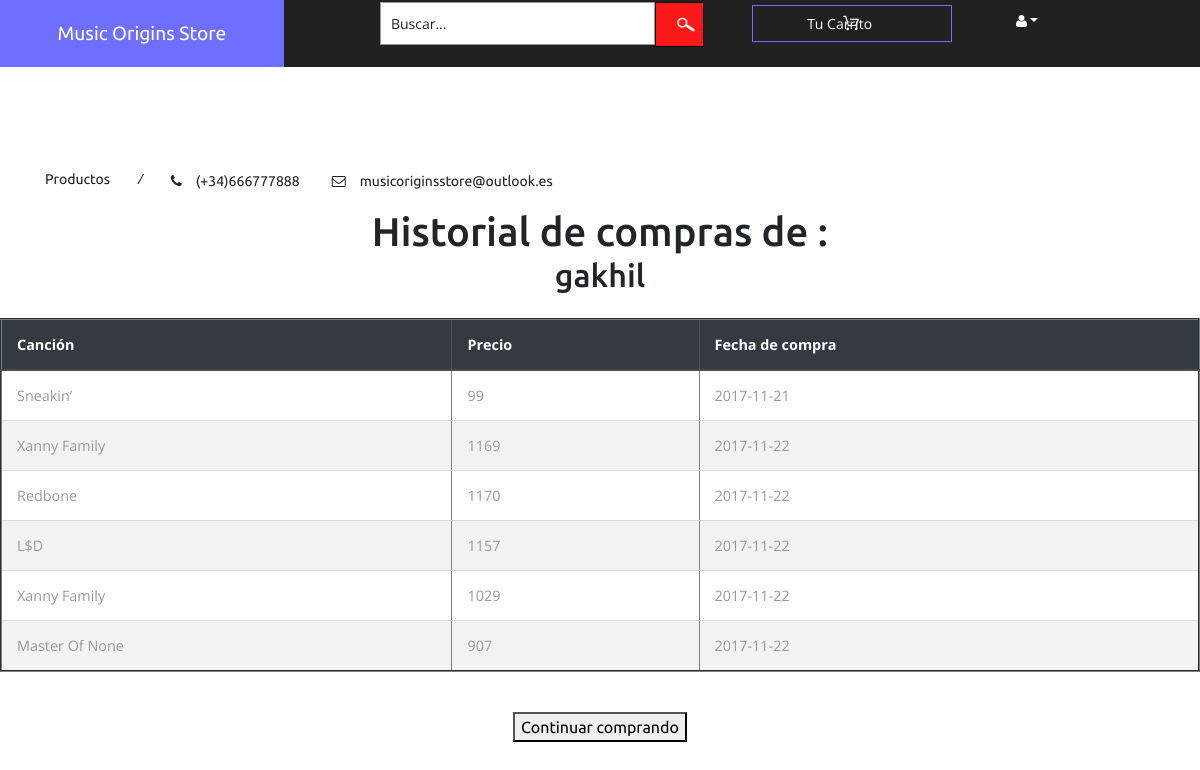
Page /pedidosanteriores.php (signed in) on the committed database.
### tables this page shows
CREATE TABLE `places` (
  `customer_id` int(11) NOT NULL,
  `order_id` int(11) NOT NULL,
  `track_id` int(11) NOT NULL,
  PRIMARY KEY (`order_id`,`customer_id`,`track_id`),
  KEY `track_id` (`track_id`),
  KEY `customer_id` (`customer_id`),
  CONSTRAINT `places_ibfk_1` FOREIGN KEY (`track_id`) REFERENCES `track` (`track_id`),
  CONSTRAINT `places_ibfk_2` FOREIGN KEY (`order_id`) REFERENCES `orders` (`order_id`),
  CONSTRAINT `places_ibfk_3` FOREIGN KEY (`customer_id`) REFERENCES `customer` (`customer_id`)
);

CREATE TABLE `track` (
  `track_id` int(11) NOT NULL,
  `name` varchar(20) DEFAULT NULL,
  `length` int(11) DEFAULT NULL,
  `release_date` date DEFAULT NULL,
  `language` varchar(20) DEFAULT NULL,
  `price` int(11) DEFAULT NULL,
  `danceability` varchar(20) DEFAULT NULL,
  `energy` varchar(20) DEFAULT NULL,
  `key` varchar(20) DEFAULT NULL,
  `loudness` varchar(20) DEFAULT NULL,
  `mode` varchar(20) DEFAULT NULL,
  `speechiness` varchar(20) DEFAULT NULL,
  `acousticness` varchar(20) DEFAULT NULL,
  `instrumentalness` varchar(20) DEFAULT NULL,
  `liveness` varchar(20) DEFAULT NULL,
  `valence` varchar(20) DEFAULT NULL,
  `tempo` varchar(20) DEFAULT NULL,
  `duration_ms` varchar(20) DEFAULT NULL,
  `time_signature` varchar(20) DEFAULT NULL,
  PRIMARY KEY (`track_id`)
);

CREATE TABLE `orders` (
  `track_id` int(11) NOT NULL,
  `order_id` int(11) NOT NULL,
  `date` date DEFAULT NULL,
  `original_price` int(11) DEFAULT NULL,
  `discount` int(11) DEFAULT NULL,
  `paid_price` int(11) DEFAULT NULL,
  PRIMARY KEY (`order_id`,`track_id`)
);

### pedidosanteriores.php (the view, shortened to what this page needs)
<?php
include 'config.php';
?>
<!DOCTYPE.php>
    <html>
    <?php include 'head.php'; ?>
    <body>
        <?php include 'header.php'; ?>
        <div align="center">
            <h1>Historial de compras de :</h1>
            <h2><?php echo $_SESSION["username"]; ?></h2><br>
            <table border="2" , class="table">
                <thead class="thead-dark">
                    <tr>
                        <th scope="col"> Canción </th>
                        <th scope="col"> Precio </th>
                        <th scope="col"> Fecha de compra </th>
                    </tr>
                </thead>
                <tbody>
                    <?php
			$cid = $_SESSION['customer_id'];
			$sql="Select * from places where customer_id=$cid";
			$res=$mysqli->query($sql);
			if($res->num_rows==0){
				echo '<tr><td colspan="10">No hay historial de compras</td></tr>';
			} else {
					while($row = $res->fetch_assoc()){
						$track_id = $row['track_id'];
						$order_id=$row['order_id'];
						$query="select name from track where track_id=$track_id";
						$name=(($mysqli->query($query))->fetch_array())[0];
						$t1=(($mysqli->query("select paid_price,date from orders where order_id=$order_id and track_id=$track_id"))->fetch_array());
						$price=$t1[0];
						$date=$t1[1];
						echo "<tr><td>{$name}</td>   <td>{$price}</td>
								<td>{$date}</td></tr>
						";
					}
			}
		?>
                </tbody>
            </table><br>
            <a href="index.php"><button>Continuar comprando</button>
        </div></a><br>
    </body>
    </html>

### pedidosanteriores.php (style rules this page uses)
table { width: 70%; border-collapse: collapse; margin: 0 auto; }
table td { padding: 15px; border-bottom: 1px solid #ddd; }
table th { height: 50px; padding: 15px; border-bottom: 1px solid #ddd; }
tr:nth-child(even) { background-color: #f2f2f2 }

### rows in the picture
places: track.name "Sneakin’", orders.paid_price "99", orders.date "2017-11-21"
places: track.name "Xanny Family", orders.paid_price "1169", orders.date "2017-11-22"
places: track.name "Redbone", orders.paid_price "1170", orders.date "2017-11-22"
places: track.name "L$D", orders.paid_price "1157", orders.date "2017-11-22"
places: track.name "Xanny Family", orders.paid_price "1029", orders.date "2017-11-22"
places: track.name "Master Of None", orders.paid_price "907", orders.date "2017-11-22"

### other values in the picture
$_SESSION["username"] "gakhil"
